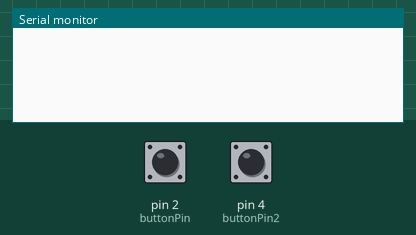
Bench run of a sketch on a simulated Arduino Uno, built with avr-gcc and run on an emulated ATmega328P. Shown: the last lines printed to the serial monitor. The test bench sets the inputs (shaded band); at power-on: pin 2 (buttonPin) HIGH, pin 4 (buttonPin2) HIGH.

Above: at 1.2 s.
1.3 s: pin 2 (buttonPin) pulled LOW for 0.15 s
At 2.3 s:
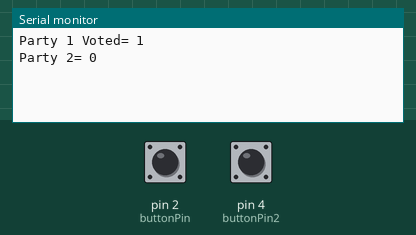
2.9 s: pin 4 (buttonPin2) pulled LOW for 0.15 s
At 3.6 s:
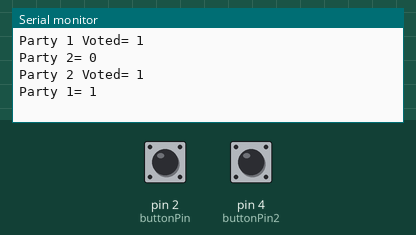
4.5 s: pin 2 (buttonPin) pulled LOW for 1 s
At 6.4 s:
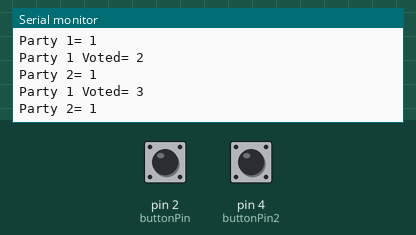
7.0 s: pin 4 (buttonPin2) pulled LOW for 1 s
At 8.3 s:
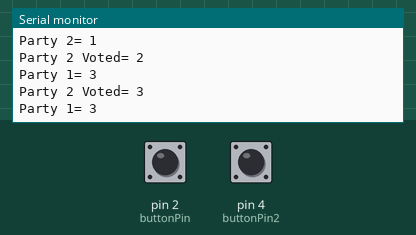
Timing chart, 0 to 10.0 s (numbered marks = the images above; inputs shaded):
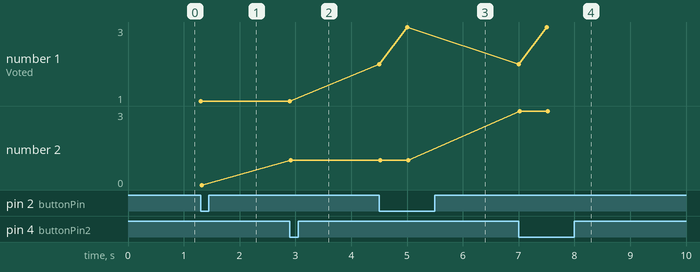

Measured:
- after the input at 1.3 s, the serial monitor: prints a new line at once (image 1)
- after the input at 2.9 s, the serial monitor: prints a new line at once (image 2)
- after the input at 4.5 s, the serial monitor: prints a new line at once (image 3)
- after the input at 7.0 s, the serial monitor: prints a new line at once (image 4)
- plotted number 1: 1 → 3 after the input at 4.5 s

The sketch:

vote.ino.ino
```cpp
int buttonPin = 2;
int count=0;
int buttonPin2 = 4;
int count2=0;

void setup(){
  pinMode(buttonPin,INPUT_PULLUP);
  pinMode(buttonPin2,INPUT_PULLUP);
  Serial.begin(9600);
}

void loop(){
  if (digitalRead(buttonPin)==LOW){
	count++;
    Serial.print("Party 1 Voted= ");
    Serial.println(count);
    Serial.print("Party 2= ");
    Serial.println(count2);
    delay(500);
  }
  else if(digitalRead(buttonPin2)==LOW){
	count2++;
    Serial.print("Party 2 Voted= ");
    Serial.println(count2);
    Serial.print("Party 1= ");
    Serial.println(count);
    delay(500);

}
}
    
```
